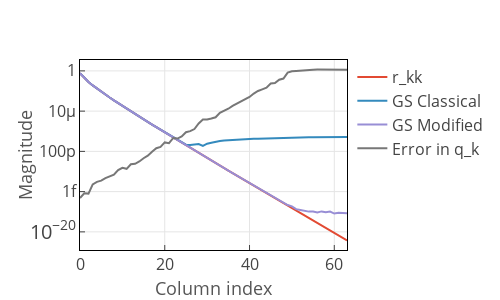

The notebook cell this image was saved under:
### Code cell
# We use the modified Gram-Schmidt algorithm now
A = Q*R
MGS = geqrfMGS!(A);

e = zeros(n)
for j=1:n
    e[j] = norm(Q[:,j]-A[:,j])
end

t1 = scatter(y=diag(R),name="r_kk")
t2 = scatter(y=diag(CGS),name="GS Classical")
t3 = scatter(y=diag(MGS),name="GS Modified")
t4 = scatter(y=e,name="Error in q_k")
p = plot([t1, t2, t3, t4],Layout(xaxis_title="Column index",yaxis_title="Magnitude",
        yaxis_type="log", width=500, height=300, margin=attr(l=80)))
# It's way more accurate; we reach machine precision
